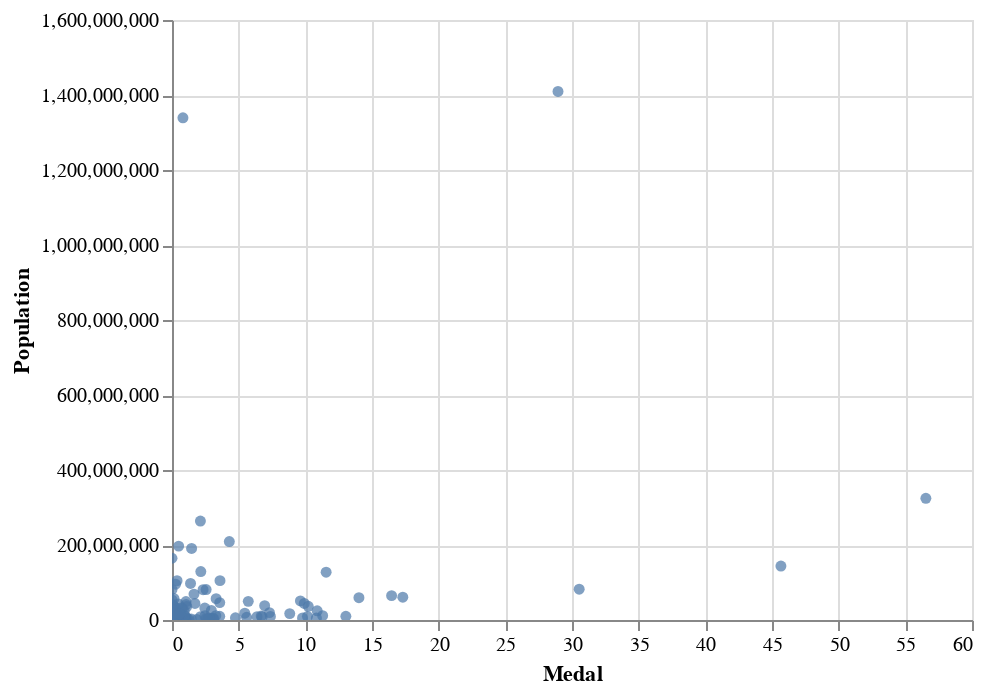

Notebook code for this chart:
### Code cell
alt.Chart(df_countries).mark_circle().encode(
        x='Medal',
        y='Population',
    ).interactive()

### Figure 1 — Vega-Lite specification as saved in the notebook (floating-point values rounded to 4 significant figures; data arrays with more than 128 entries replaced by an {"elided": "..."} marker saying what was removed)
{"config": {"view": {"continuousWidth": 400, "continuousHeight": 300}}, "data": {"name": "data-8fce406d8b2795697f2d5e13af0b06d0"}, "mark": "circle", "encoding": {"x": {"field": "Medal", "type": "quantitative"}, "y": {"field": "Population", "type": "quantitative"}}, "selection": {"selector001": {"type": "interval", "bind": "scales", "encodings": ["x", "y"]}}, "$schema": "https://vega.github.io/schema/vega-lite/v4.17.0.json", "datasets": {"data-8fce406d8b2795697f2d5e13af0b06d0": {"elided": "207 records"}}}
